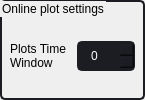
          <widget class="QGroupBox" name="groupBox_online_plot">
           <property name="enabled">
            <bool>true</bool>
           </property>
           <property name="sizePolicy">
            <sizepolicy hsizetype="Expanding" vsizetype="Preferred">
             <horstretch>0</horstretch>
             <verstretch>0</verstretch>
            </sizepolicy>
           </property>
           <property name="minimumSize">
            <size>
             <width>145</width>
             <height>0</height>
            </size>
           </property>
           <property name="maximumSize">
            <size>
             <width>145</width>
             <height>16777215</height>
            </size>
           </property>
           <property name="styleSheet">
            <string notr="true">QGroupBox {
	border-radius: 5px;
	border: 2px solid rgb(27, 29, 35);
}

QFrame {
	border-radius: 5px;
	border: 2px solid rgb(27, 29, 35);
}

QRadioButton::indicator {
    border: 3px solid rgb(52, 59, 72);
	width: 15px;
	height: 15px;
	border-radius: 10px;
    background: rgb(44, 49, 60);
}
QRadioButton::indicator:hover {
    border: 3px solid rgb(58, 66, 81);
}
QRadioButton::indicator:checked {
    background: 3px solid rgb(94, 106, 130);
	border: 3px solid rgb(52, 59, 72);	
}

QLineEdit {
	height: 25px;
	background-color: rgb(27, 29, 35);
	border-radius: 5px;
	border: 2px solid rgb(27, 29, 35);
	padding-left: 10px;
}
QLineEdit:hover {
	border: 2px solid rgb(64, 71, 88);
}
QLineEdit:focus {
	border: 2px solid rgb(91, 101, 124);
}
QLineEdit[text=&quot;&quot;]{
	color:rgb(90,90,90);
}

QLineEdit:disabled {
	color: rgb(60,60,60);
	background-color: rgb(60, 60, 60);
	border: 2px solid rgb(32, 32, 32);
}</string>
           </property>
           <property name="title">
            <string>Online plot settings</string>
           </property>
           <layout class="QHBoxLayout" name="horizontalLayout_9">
            <property name="spacing">
             <number>1</number>
            </property>
            <property name="leftMargin">
             <number>1</number>
            </property>
            <property name="topMargin">
             <number>18</number>
            </property>
            <property name="rightMargin">
             <number>6</number>
            </property>
            <property name="bottomMargin">
             <number>6</number>
            </property>
            <item>
             <widget class="QFrame" name="frame_online">
              <property name="minimumSize">
               <size>
                <width>0</width>
                <height>0</height>
               </size>
              </property>
              <property name="styleSheet">
               <string notr="true">border-color:transparent</string>
              </property>
              <property name="frameShape">
               <enum>QFrame::StyledPanel</enum>
              </property>
              <property name="frameShadow">
               <enum>QFrame::Raised</enum>
              </property>
              <layout class="QHBoxLayout" name="horizontalLayout_11">
               <property name="spacing">
                <number>6</number>
               </property>
               <property name="leftMargin">
                <number>0</number>
               </property>
               <property name="topMargin">
                <number>0</number>
               </property>
               <property name="rightMargin">
                <number>0</number>
               </property>
               <property name="bottomMargin">
                <number>0</number>
               </property>
               <item>
                <widget class="QLabel" name="label_time_window">
                 <property name="sizePolicy">
                  <sizepolicy hsizetype="Preferred" vsizetype="Minimum">
                   <horstretch>0</horstretch>
                   <verstretch>0</verstretch>
                  </sizepolicy>
                 </property>
                 <property name="minimumSize">
                  <size>
                   <width>0</width>
                   <height>30</height>
                  </size>
                 </property>
                 <property name="styleSheet">
                  <string notr="true">border-color:transparent</string>
                 </property>
                 <property name="text">
                  <string>&lt;!DOCTYPE HTML PUBLIC &quot;-//W3C//DTD HTML 4.0//EN&quot; &quot;http://www.w3.org/TR/REC-html40/strict.dtd&quot;&gt;
&lt;html&gt;&lt;head&gt;&lt;meta name=&quot;qrichtext&quot; content=&quot;1&quot; /&gt;&lt;meta charset=&quot;utf-8&quot; /&gt;&lt;style type=&quot;text/css&quot;&gt;
p, li { white-space: pre-wrap; }
hr { height: 1px; border-width: 0; }
li.unchecked::marker { content: &quot;\2610&quot;; }
li.checked::marker { content: &quot;\2612&quot;; }
&lt;/style&gt;&lt;/head&gt;&lt;body style=&quot; font-family:'Segoe UI'; font-size:9pt; font-weight:400; font-style:normal;&quot;&gt;
&lt;p style=&quot; margin-top:0px; margin-bottom:0px; margin-left:0px; margin-right:0px; -qt-block-indent:0; text-indent:0px;&quot;&gt;Plots Time&lt;br /&gt;Window&lt;/p&gt;&lt;/body&gt;&lt;/html&gt;</string>
                 </property>
                 <property name="textFormat">
                  <enum>Qt::MarkdownText</enum>
                 </property>
                </widget>
               </item>
               <item>
                <widget class="QSpinBox" name="spinBox_time_window">
                 <property name="enabled">
                  <bool>true</bool>
                 </property>
                 <property name="sizePolicy">
                  <sizepolicy hsizetype="Preferred" vsizetype="Fixed">
                   <horstretch>0</horstretch>
                   <verstretch>0</verstretch>
                  </sizepolicy>
                 </property>
                 <property name="minimumSize">
                  <size>
                   <width>0</width>
                   <height>30</height>
                  </size>
                 </property>
                 <property name="styleSheet">
                  <string notr="true">QSpinBox {
    color: rgb(255,255,255);
    background-color: rgb(27, 29, 35);
    border-radius: 5px;
    border: 2px solid rgb(27, 29, 35);
    padding-left: 10px;
}
QSpinBox:hover {
    border: 2px solid rgb(58, 66, 81);
}
QSpinBox:focus {
    border: 2px solid rgb(91, 101, 124);
}
QSpinBox:disabled {
    color: rgb(60,60,60);
	border: 2px solid rgb(32, 32, 32);
}
</string>
                 </property>
                </widget>
               </item>
              </layout>
             </widget>
            </item>
           </layout>
          </widget>
